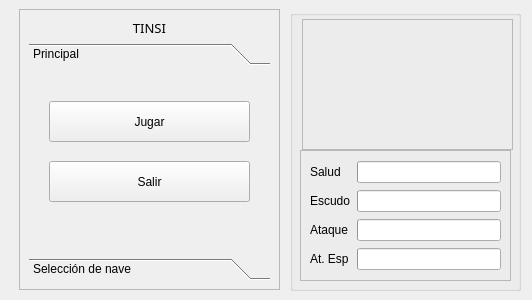
<?xml version="1.0" encoding="UTF-8"?>
<ui version="4.0">
 <class>MenuWindow</class>
 <widget class="QWidget" name="MenuWindow">
  <property name="geometry">
   <rect>
    <x>0</x>
    <y>0</y>
    <width>532</width>
    <height>300</height>
   </rect>
  </property>
  <property name="minimumSize">
   <size>
    <width>532</width>
    <height>300</height>
   </size>
  </property>
  <property name="maximumSize">
   <size>
    <width>532</width>
    <height>300</height>
   </size>
  </property>
  <property name="cursor">
   <cursorShape>CrossCursor</cursorShape>
  </property>
  <property name="mouseTracking">
   <bool>false</bool>
  </property>
  <property name="windowTitle">
   <string>Menú principal</string>
  </property>
  <property name="styleSheet">
   <string notr="true">QWidget#MenuWindow{
background-color: rgb(36, 49, 63);
	border-style: outset;
    border-width: 2px;
    border-radius: 2px;
   border-color: black;
	color: rgb(63, 85, 101);
	font: 9pt &quot;Small Fonts&quot;;
}

QFrame#frame{
    border-style: outset;
	background-color: rgb(0, 0, 0);
}

QFrame#frame_3{
    border-style: outset;
}

QPushButton#jugarButton { 
background-color: rgba(72, 73, 88, 255);
	border-style: outset;
    border-width: 2px;
    border-radius: 2px;
   border-color: rgb(137, 139, 142);
    font: bold 14px;
    padding: 6px;

	color: rgb(220, 220, 220);
	font: bold 11pt &quot;Small Fonts&quot;;
}


QPushButton#jugarButton:pressed {
	border-style: inset;
	border-color: rgb(30, 39, 90);
}

QPushButton#salirButton { 
background-color: rgba(72, 73, 88, 255);
border-style: outset;
border-width: 2px;
border-radius: 2px;
border-color: rgb(137, 139, 142);
font: bold 14px;
padding: 6px;

color: rgb(220, 220, 220);
font: bold 11pt &quot;Small Fonts&quot;;
}

QPushButton#salirButton:pressed {
	border-style: inset;
	border-color: rgb(30, 39, 90);
}

QGroupBox#groupBox{
background-color: rgba(72, 73, 88, 255);
border-style: outset;
border-width: 2px;
border-radius: 2px;
border-color: rgb(137, 139, 142);
padding: 6px;

color: rgb(220, 220, 220);
font: bold 8pt &quot;Small Fonts&quot;;
}


QToolBox{
     icon-size: 40px;
	 background: #1E2736;
}

QToolBox QScrollArea&gt;QWidget&gt;QWidget
{
    background-color: rgb(36,49,63);
}

QToolBox::tab {

    background-color: qlineargradient(spread:pad, x1:0, y1:0, x2:1, y2:0, stop:0 rgba(36, 49, 63, 255), stop:1    rgba(72, 73, 88, 255));
    border-radius: 2px;
	color: rgb(220, 220, 220);
	font: 12pt &quot;Small Fonts&quot;;
}

QRadioButton{
	color: rgb(220, 220, 220);
	font: 11pt &quot;Small Fonts&quot;;
}
QRadioButton::indicator{
color: rgb(137, 139, 142);
width: 10px;
height: 10px;
background: white;
border-width: 2px;
border-style: solid;
border-radius: 7px;
}

QRadioButton::indicator:checked
{
color: black;
background: black;
border-width: 2px;
border-style: solid;
border-radius: 7px;
border-color: white;
}

QLabel{
color:rgb(220, 220, 220);
	font: 10pt &quot;Small Fonts&quot;;
}

QProgressBar
{
    background: #010327;
    color: #0a9dff;
    border-style: outset;
    border-width: 2px;
    border-color: rgb(64, 88, 127);
    border-radius: 2px;
    text-align: left;

}
QProgressBar::chunk
{
    background-color: rgb(0, 170, 255);
}

</string>
  </property>
  <widget class="QGroupBox" name="groupBox">
   <property name="geometry">
    <rect>
     <x>290</x>
     <y>10</y>
     <width>231</width>
     <height>281</height>
    </rect>
   </property>
   <property name="title">
    <string/>
   </property>
   <widget class="QFrame" name="frame">
    <property name="geometry">
     <rect>
      <x>12</x>
      <y>9</y>
      <width>211</width>
      <height>131</height>
     </rect>
    </property>
    <property name="minimumSize">
     <size>
      <width>211</width>
      <height>131</height>
     </size>
    </property>
    <property name="maximumSize">
     <size>
      <width>211</width>
      <height>131</height>
     </size>
    </property>
    <property name="frameShape">
     <enum>QFrame::StyledPanel</enum>
    </property>
    <property name="frameShadow">
     <enum>QFrame::Raised</enum>
    </property>
    <layout class="QHBoxLayout" name="horizontalLayout">
     <item>
      <widget class="QLabel" name="imagenNave">
       <property name="minimumSize">
        <size>
         <width>0</width>
         <height>0</height>
        </size>
       </property>
       <property name="maximumSize">
        <size>
         <width>300</width>
         <height>300</height>
        </size>
       </property>
       <property name="text">
        <string/>
       </property>
       <property name="scaledContents">
        <bool>false</bool>
       </property>
       <property name="alignment">
        <set>Qt::AlignCenter</set>
       </property>
      </widget>
     </item>
    </layout>
   </widget>
   <widget class="QFrame" name="frame_3">
    <property name="geometry">
     <rect>
      <x>10</x>
      <y>140</y>
      <width>211</width>
      <height>131</height>
     </rect>
    </property>
    <property name="minimumSize">
     <size>
      <width>211</width>
      <height>131</height>
     </size>
    </property>
    <property name="maximumSize">
     <size>
      <width>211</width>
      <height>131</height>
     </size>
    </property>
    <property name="frameShape">
     <enum>QFrame::StyledPanel</enum>
    </property>
    <property name="frameShadow">
     <enum>QFrame::Raised</enum>
    </property>
    <layout class="QGridLayout" name="gridLayout">
     <item row="3" column="1">
      <widget class="QProgressBar" name="ataqueEspBar">
       <property name="value">
        <number>0</number>
       </property>
       <property name="alignment">
        <set>Qt::AlignCenter</set>
       </property>
       <property name="textVisible">
        <bool>false</bool>
       </property>
       <property name="format">
        <string>%p%</string>
       </property>
      </widget>
     </item>
     <item row="2" column="1">
      <widget class="QProgressBar" name="ataqueBar">
       <property name="value">
        <number>0</number>
       </property>
       <property name="textVisible">
        <bool>false</bool>
       </property>
      </widget>
     </item>
     <item row="1" column="1">
      <widget class="QProgressBar" name="escudoBar">
       <property name="value">
        <number>0</number>
       </property>
       <property name="textVisible">
        <bool>false</bool>
       </property>
      </widget>
     </item>
     <item row="0" column="1">
      <widget class="QProgressBar" name="saludBar">
       <property name="value">
        <number>0</number>
       </property>
       <property name="textVisible">
        <bool>false</bool>
       </property>
      </widget>
     </item>
     <item row="0" column="0">
      <widget class="QLabel" name="label_2">
       <property name="text">
        <string>Salud</string>
       </property>
      </widget>
     </item>
     <item row="1" column="0">
      <widget class="QLabel" name="label_3">
       <property name="text">
        <string>Escudo</string>
       </property>
      </widget>
     </item>
     <item row="2" column="0">
      <widget class="QLabel" name="label_4">
       <property name="text">
        <string>Ataque</string>
       </property>
      </widget>
     </item>
     <item row="3" column="0">
      <widget class="QLabel" name="label_5">
       <property name="text">
        <string>At. Esp</string>
       </property>
      </widget>
     </item>
    </layout>
   </widget>
  </widget>
  <widget class="QFrame" name="frame_2">
   <property name="geometry">
    <rect>
     <x>19</x>
     <y>9</y>
     <width>261</width>
     <height>281</height>
    </rect>
   </property>
   <property name="styleSheet">
    <string notr="true"/>
   </property>
   <property name="frameShape">
    <enum>QFrame::StyledPanel</enum>
   </property>
   <property name="frameShadow">
    <enum>QFrame::Raised</enum>
   </property>
   <layout class="QVBoxLayout" name="verticalLayout">
    <item>
     <widget class="QLabel" name="label">
      <property name="font">
       <font>
        <family>Small Fonts</family>
        <pointsize>10</pointsize>
        <weight>50</weight>
        <italic>false</italic>
        <bold>false</bold>
       </font>
      </property>
      <property name="text">
       <string>TINSI</string>
      </property>
      <property name="alignment">
       <set>Qt::AlignCenter</set>
      </property>
     </widget>
    </item>
    <item>
     <widget class="QToolBox" name="toolBox">
      <property name="cursor">
       <cursorShape>CrossCursor</cursorShape>
      </property>
      <property name="styleSheet">
       <string notr="true"/>
      </property>
      <property name="currentIndex">
       <number>0</number>
      </property>
      <widget class="QWidget" name="toolPrincipal">
       <property name="geometry">
        <rect>
         <x>0</x>
         <y>0</y>
         <width>241</width>
         <height>188</height>
        </rect>
       </property>
       <attribute name="label">
        <string>Principal</string>
       </attribute>
       <widget class="QPushButton" name="jugarButton">
        <property name="geometry">
         <rect>
          <x>20</x>
          <y>30</y>
          <width>201</width>
          <height>41</height>
         </rect>
        </property>
        <property name="minimumSize">
         <size>
          <width>201</width>
          <height>41</height>
         </size>
        </property>
        <property name="maximumSize">
         <size>
          <width>201</width>
          <height>41</height>
         </size>
        </property>
        <property name="text">
         <string>Jugar</string>
        </property>
       </widget>
       <widget class="QPushButton" name="salirButton">
        <property name="geometry">
         <rect>
          <x>20</x>
          <y>90</y>
          <width>201</width>
          <height>41</height>
         </rect>
        </property>
        <property name="minimumSize">
         <size>
          <width>201</width>
          <height>41</height>
         </size>
        </property>
        <property name="maximumSize">
         <size>
          <width>201</width>
          <height>41</height>
         </size>
        </property>
        <property name="text">
         <string>Salir</string>
        </property>
       </widget>
      </widget>
      <widget class="QWidget" name="toolSeleccion">
       <property name="geometry">
        <rect>
         <x>0</x>
         <y>0</y>
         <width>241</width>
         <height>188</height>
        </rect>
       </property>
       <attribute name="label">
        <string>Selección de nave</string>
       </attribute>
       <widget class="QRadioButton" name="cazaButton">
        <property name="geometry">
         <rect>
          <x>50</x>
          <y>30</y>
          <width>141</width>
          <height>19</height>
         </rect>
        </property>
        <property name="text">
         <string>Caza</string>
        </property>
       </widget>
       <widget class="QRadioButton" name="acorazadoButton">
        <property name="geometry">
         <rect>
          <x>50</x>
          <y>60</y>
          <width>151</width>
          <height>19</height>
         </rect>
        </property>
        <property name="text">
         <string>Acorazado</string>
        </property>
       </widget>
       <widget class="QRadioButton" name="batallaButton">
        <property name="geometry">
         <rect>
          <x>50</x>
          <y>90</y>
          <width>151</width>
          <height>19</height>
         </rect>
        </property>
        <property name="text">
         <string>Nave de batalla</string>
        </property>
       </widget>
       <widget class="QRadioButton" name="destructorButton">
        <property name="geometry">
         <rect>
          <x>50</x>
          <y>120</y>
          <width>141</width>
          <height>19</height>
         </rect>
        </property>
        <property name="layoutDirection">
         <enum>Qt::LeftToRight</enum>
        </property>
        <property name="text">
         <string>Destructor</string>
        </property>
       </widget>
      </widget>
     </widget>
    </item>
   </layout>
  </widget>
 </widget>
 <resources/>
 <connections/>
</ui>
